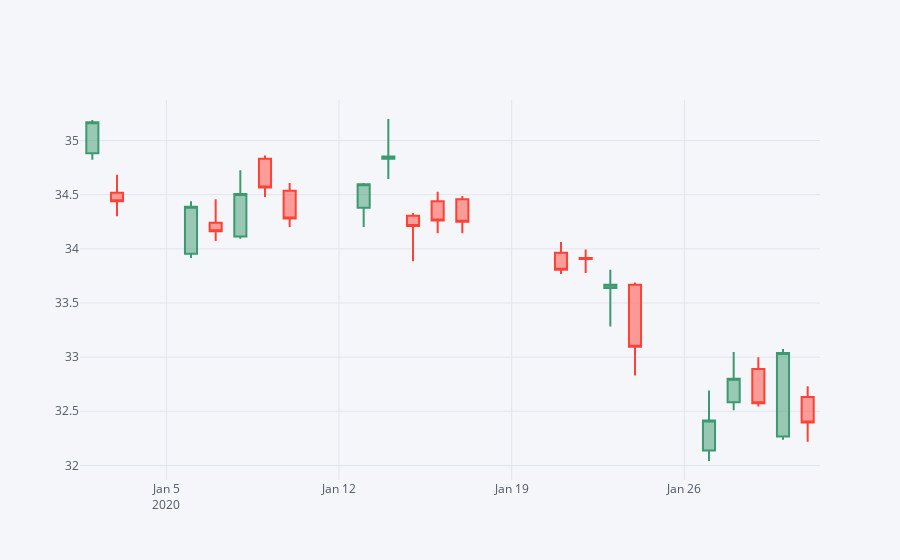

Notebook source saved alongside this figure:
### Markdown cell above
### Use .iplot(kind='candle) to create a candle plot of Bank of America's stock from Jan 1st 2015 to Jan 1st 2016.

### Code cell
BAC[['Open', 'High', 'Low', 'Close']].loc['2020,01,01':'2020,05,01'].iplot(kind='candle')

### Figure 1 — Plotly figure (JSON) as saved in the notebook; plotly's stock layout.template omitted (floating-point values rounded to 4 significant figures)
{"data": [{"close": [32.4, 33.04, 32.57, 32.8, 32.42, 33.1, 33.67, 33.91, 33.81, 34.25, 34.26, 34.21, 34.85, 34.6, 34.28, 34.57, 34.51, 34.16, 34.39, 34.44, 35.17], "high": [32.73, 33.08, 33.0, 33.05, 32.69, 33.69, 33.81, 33.99, 34.06, 34.49, 34.53, 34.33, 35.2, 34.61, 34.61, 34.86, 34.73, 34.46, 34.44, 34.69, 35.19], "low": [32.22, 32.24, 32.54, 32.51, 32.04, 32.83, 33.28, 33.78, 33.77, 34.14, 34.14, 33.89, 34.65, 34.2, 34.2, 34.48, 34.09, 34.07, 33.91, 34.3, 34.82], "open": [32.63, 32.27, 32.89, 32.58, 32.14, 33.67, 33.64, 33.91, 33.97, 34.46, 34.44, 34.31, 34.83, 34.38, 34.54, 34.83, 34.11, 34.24, 33.95, 34.52, 34.88], "showlegend": false, "type": "candlestick", "x": ["2020-01-31", "2020-01-30", "2020-01-29", "2020-01-28", "2020-01-27", "2020-01-24", "2020-01-23", "2020-01-22", "2020-01-21", "2020-01-17", "2020-01-16", "2020-01-15", "2020-01-14", "2020-01-13", "2020-01-10", "2020-01-09", "2020-01-08", "2020-01-07", "2020-01-06", "2020-01-03", "2020-01-02"], "yaxis": "y2"}], "layout": {"legend": {"bgcolor": "#F5F6F9", "font": {"color": "#4D5663"}}, "paper_bgcolor": "#F5F6F9", "plot_bgcolor": "#F5F6F9", "title": {"font": {"color": "#4D5663"}}, "xaxis": {"gridcolor": "#E1E5ED", "rangeslider": {"visible": false}, "showgrid": true, "tickfont": {"color": "#4D5663"}, "title": {"font": {"color": "#4D5663"}, "text": ""}, "zerolinecolor": "#E1E5ED"}, "yaxis": {"gridcolor": "#E1E5ED", "showgrid": true, "showticklabels": false, "tickfont": {"color": "#4D5663"}, "title": {"font": {"color": "#4D5663"}, "text": ""}, "zerolinecolor": "#E1E5ED"}, "yaxis2": {"gridcolor": "#E1E5ED", "showgrid": true, "tickfont": {"color": "#4D5663"}, "title": {"font": {"color": "#4D5663"}, "text": ""}, "zerolinecolor": "#E1E5ED"}}}
